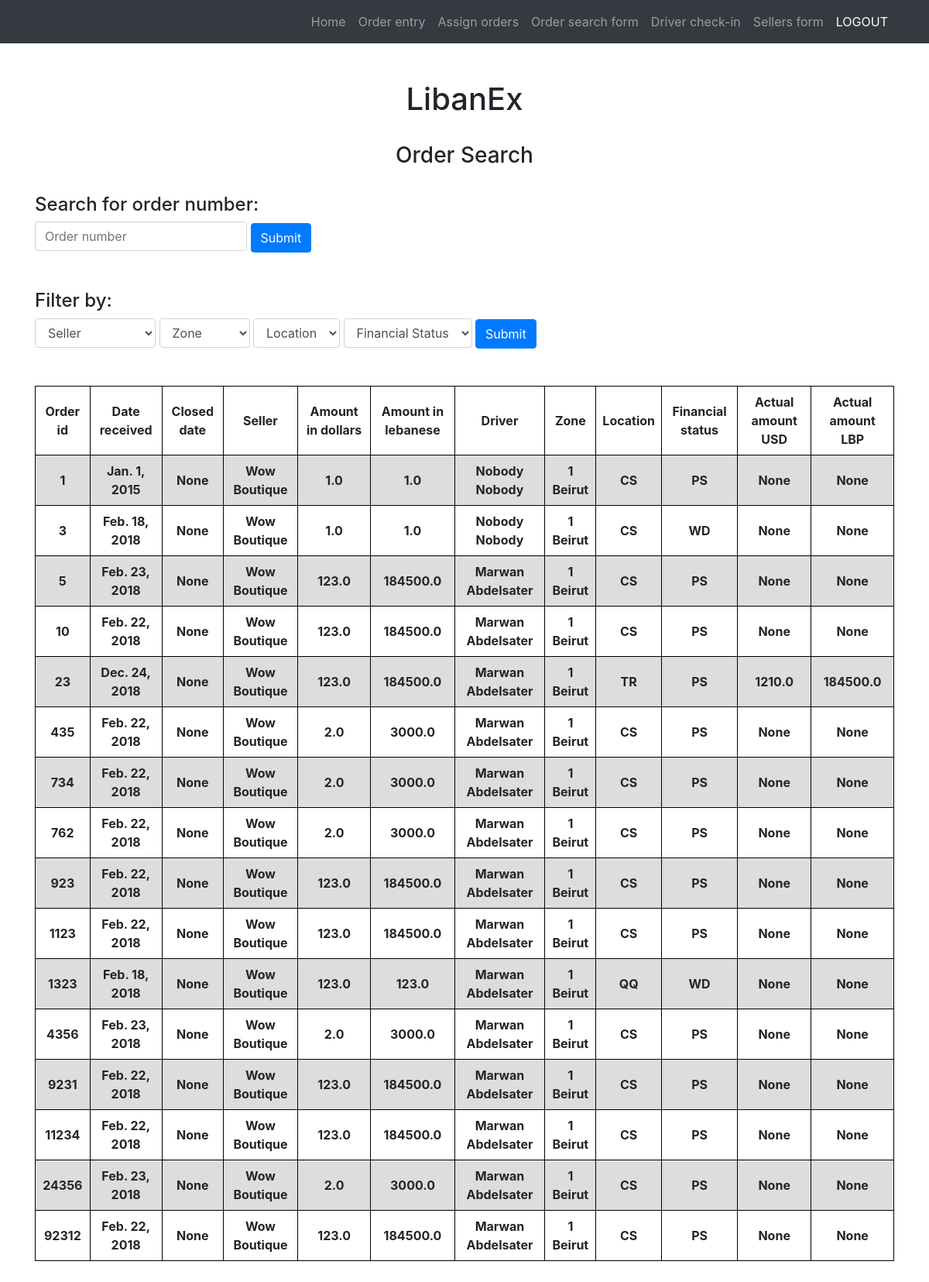
Screenshot of /order/search (signed in) with the database file from the repository.
### orders/models.py (models this page shows, shortened)
class Order(models.Model):
    order_id = models.IntegerField(unique=True)
    date_received = models.DateTimeField()
    closed = models.DateTimeField(null=True, blank=True)
    seller = models.ForeignKey(Seller, on_delete=models.CASCADE)
    amount_dollars = models.FloatField()
    amount_lebanese = models.FloatField()
    customer = models.CharField(max_length=100)
    address = models.TextField(max_length=500)
    phone_number = models.CharField(max_length=100)
    driver = models.ForeignKey(Driver, on_delete=models.CASCADE, null=True, blank=True)
    zone = models.ForeignKey(Zone, on_delete=models.CASCADE)
    location = models.ForeignKey(Location, on_delete=models.CASCADE)
    financial_status = models.ForeignKey(Financial, on_delete=models.CASCADE)
    actual_usd = models.FloatField(null=True, blank=True)
    actual_lebanese = models.FloatField(null=True, blank=True)
    class Meta:
        ordering = ['order_id']

### seller/models.py (models this page shows)
class Seller(models.Model):
    business_name = models.CharField(max_length=100)
    contact_name = models.CharField(max_length=100)
    phone_number = models.CharField(max_length=20)
    operations_phone_number = models.CharField(max_length=20)
    lebanon_rate = models.FloatField(null=True, blank=True)
    beirut_rate = models.FloatField(null=True, blank=True)
    def __str__(self):
        return self.business_name

### driver/models.py (models this page shows)
class Driver(models.Model):
    first_name = models.CharField(max_length=100)
    last_name = models.CharField(max_length=100)
    phone_number = models.CharField(max_length=40)
    old_id = models.CharField(max_length=100)
    class Meta:
        ordering = ['first_name']
    def __str__(self):
        return self.first_name + " " + self.last_name

### areas/models.py (models this page shows)
class Zone(models.Model):
    zone = models.CharField(max_length=100, unique=True)
    description = models.CharField(max_length=100)
    class Meta:
        ordering = ['zone']
    def __str__(self):
        return self.zone + " " + self.description

class Location(models.Model):
    location = models.CharField(max_length=100)
    description = models.TextField()
    class Meta:
        ordering = ['location']
    def __str__(self):
        return self.location

### financials/models.py (models this page shows)
class Financial(models.Model):
    status = models.CharField(max_length=20)
    description = models.TextField()
    class Meta:
        ordering = ['status']
    def __str__(self):
        return self.status

### orders/views.py (the view)
# urls.py: path('search', views.search),
@login_required
def search(request):
    seller = request.GET.get("seller", False)
    zone = request.GET.get("zone", False)
    location = request.GET.get("location", False)
    financial = request.GET.get("financial", False)
    orders = Order.objects.all()
    sellers = Seller.objects.all()
    zones = Zone.objects.all()
    locations = Location.objects.all()
    financials = Financial.objects.all()
    if request.method == "POST":
        number = request.POST["number"]
        order = Order.objects.filter(order_id=number)
        return render(request, "orders/search.html", {"orders": order, "sellers": sellers, "zones" : zones, "locations": locations, "financials": financials})
    else:
        if seller:
            seller = Seller.objects.get(id=seller)
            orders = orders.filter(seller=seller)
        selected_seller = seller
        if zone:
            zone = Zone.objects.get(id=zone)
            orders = orders.filter(zone=zone)
        selected_zone = zone
        if location:
            location = Location.objects.get(id=location)
            orders = orders.filter(location=location)
        selected_location = location
        if financial:
            financial = Financial.objects.get(id=financial)
            orders = orders.filter(financial_status=financial)
        selected_financial = financial
        return render(request, "orders/search.html", {"orders": orders, "sellers": sellers, "zones" : zones, "locations": locations, "financials": financials, "selected_seller": selected_seller, "selected_zone": selected_zone, "selected_location": selected_location, "selected_financial": selected_financial})

### liban_ex/templates/orders/search.html (shortened to what this page needs)
{% extends 'base.html' %}
{% block content %}
<br>
<div class="container" style="margin-bottom: 100px;">
    <h3 class="text-center"> Order Search </h3>
    <br>
    <h4> Search for order number: </h4>
    <form method="post">
        <input type="text" required name="number" placeholder="Order number" class="form-control">
        <input type="submit" class="btn btn-primary" value="Submit">
    </form><br><br>
    <h4> Filter by: </h4>
    <form method="get">
        <select name="seller" class="form-control">
            <option value=""> Seller </option>
        </select>
        <select name="zone" class="form-control">
            <option value=""> Zone </option>
        </select>
        <select name="location" class="form-control">
            <option value=""> Location </option>
        </select>
        <select name="financial" class="form-control">
            <option value=""> Financial Status </option>
        </select>
        <input type="submit" class="btn btn-primary" value="Submit">
    </form>
    {% if orders %}
    <br>
    <br>
    <div class='text-center'>
        <table style="width: 100%;">
            <tr>
                <th> Order id </th>
                <th> Date received </th>
                <th> Closed date </th>
                <th> Seller </th>
                <th> Amount in dollars </th>
                <th> Amount in lebanese </th>
                <th> Driver </th>
                <th> Zone </th>
                <th> Location </th>
                <th> Financial status </th>
                <th> Actual amount USD</th>
                <th> Actual amount LBP</th>
            </tr>
            {% for order in orders %}
            <tr>
                <th> {{ order.order_id }} </th>
                <th> {{ order.date_received.date }} </th>
                <th> {{ order.closed }} </th>
                <th> {{ order.seller }} </th>
                <th> {{ order.amount_dollars }} </th>
                <th> {{ order.amount_lebanese }} </th>
                <th> {{ order.driver }} </th>
                <th> {{ order.zone }} </th>
                <th> {{ order.location }} </th>
                <th> {{ order.financial_status }} </th>
                <th> {{ order.actual_usd }} </th>
                <th> {{ order.actual_lebanese }} </th>
            </tr>
            {% endfor %}
        </table>
    </div>
    {% else %}
    <br>
    <h3> No results found. </h3>
    {% endif %}
</div>
{% endblock %}

### liban_ex/templates/base.html (style rules this page uses)
body { padding-top: 54px; }
@media (min-width: 992px) { body { padding-top: 56px; } }

### liban_ex/templates/orders/search.html (style rules this page uses)
.form-control { width: auto; display: inline; }
table { border-collapse: collapse; width: 50%; margin: 0 auto; }
td, th { border: 1px solid black; text-align: center; padding: 8px; }
tr:nth-child(even) { background-color: #dddddd; }

### rows the page displays
Order: order_id "1", date_received "Jan. 1, 2015", closed "None", seller "Wow Boutique", amount_dollars "1.0", amount_lebanese "1.0", driver "Nobody Nobody", zone "1 Beirut", location "CS", financial_status "PS", actual_usd "None", actual_lebanese "None"
Order: order_id "3", date_received "Feb. 18, 2018", closed "None", seller "Wow Boutique", amount_dollars "1.0", amount_lebanese "1.0", driver "Nobody Nobody", zone "1 Beirut", location "CS", financial_status "WD", actual_usd "None", actual_lebanese "None"
Order: order_id "5", date_received "Feb. 23, 2018", closed "None", seller "Wow Boutique", amount_dollars "123.0", amount_lebanese "184500.0", driver "Marwan Abdelsater", zone "1 Beirut", location "CS", financial_status "PS", actual_usd "None", actual_lebanese "None"
Order: order_id "10", date_received "Feb. 22, 2018", closed "None", seller "Wow Boutique", amount_dollars "123.0", amount_lebanese "184500.0", driver "Marwan Abdelsater", zone "1 Beirut", location "CS", financial_status "PS", actual_usd "None", actual_lebanese "None"
Order: order_id "23", date_received "Dec. 24, 2018", closed "None", seller "Wow Boutique", amount_dollars "123.0", amount_lebanese "184500.0", driver "Marwan Abdelsater", zone "1 Beirut", location "TR", financial_status "PS", actual_usd "1210.0", actual_lebanese "184500.0"
Order: order_id "435", date_received "Feb. 22, 2018", closed "None", seller "Wow Boutique", amount_dollars "2.0", amount_lebanese "3000.0", driver "Marwan Abdelsater", zone "1 Beirut", location "CS", financial_status "PS", actual_usd "None", actual_lebanese "None"
Order: order_id "734", date_received "Feb. 22, 2018", closed "None", seller "Wow Boutique", amount_dollars "2.0", amount_lebanese "3000.0", driver "Marwan Abdelsater", zone "1 Beirut", location "CS", financial_status "PS", actual_usd "None", actual_lebanese "None"
Order: order_id "762", date_received "Feb. 22, 2018", closed "None", seller "Wow Boutique", amount_dollars "2.0", amount_lebanese "3000.0", driver "Marwan Abdelsater", zone "1 Beirut", location "CS", financial_status "PS", actual_usd "None", actual_lebanese "None"
Order: order_id "923", date_received "Feb. 22, 2018", closed "None", seller "Wow Boutique", amount_dollars "123.0", amount_lebanese "184500.0", driver "Marwan Abdelsater", zone "1 Beirut", location "CS", financial_status "PS", actual_usd "None", actual_lebanese "None"
Order: order_id "1123", date_received "Feb. 22, 2018", closed "None", seller "Wow Boutique", amount_dollars "123.0", amount_lebanese "184500.0", driver "Marwan Abdelsater", zone "1 Beirut", location "CS", financial_status "PS", actual_usd "None", actual_lebanese "None"
Order: order_id "1323", date_received "Feb. 18, 2018", closed "None", seller "Wow Boutique", amount_dollars "123.0", amount_lebanese "123.0", driver "Marwan Abdelsater", zone "1 Beirut", location "QQ", financial_status "WD", actual_usd "None", actual_lebanese "None"
Order: order_id "4356", date_received "Feb. 23, 2018", closed "None", seller "Wow Boutique", amount_dollars "2.0", amount_lebanese "3000.0", driver "Marwan Abdelsater", zone "1 Beirut", location "CS", financial_status "PS", actual_usd "None", actual_lebanese "None"
Order: order_id "9231", date_received "Feb. 22, 2018", closed "None", seller "Wow Boutique", amount_dollars "123.0", amount_lebanese "184500.0", driver "Marwan Abdelsater", zone "1 Beirut", location "CS", financial_status "PS", actual_usd "None", actual_lebanese "None"
Order: order_id "11234", date_received "Feb. 22, 2018", closed "None", seller "Wow Boutique", amount_dollars "123.0", amount_lebanese "184500.0", driver "Marwan Abdelsater", zone "1 Beirut", location "CS", financial_status "PS", actual_usd "None", actual_lebanese "None"
Order: order_id "24356", date_received "Feb. 23, 2018", closed "None", seller "Wow Boutique", amount_dollars "2.0", amount_lebanese "3000.0", driver "Marwan Abdelsater", zone "1 Beirut", location "CS", financial_status "PS", actual_usd "None", actual_lebanese "None"
Order: order_id "92312", date_received "Feb. 22, 2018", closed "None", seller "Wow Boutique", amount_dollars "123.0", amount_lebanese "184500.0", driver "Marwan Abdelsater", zone "1 Beirut", location "CS", financial_status "PS", actual_usd "None", actual_lebanese "None"
